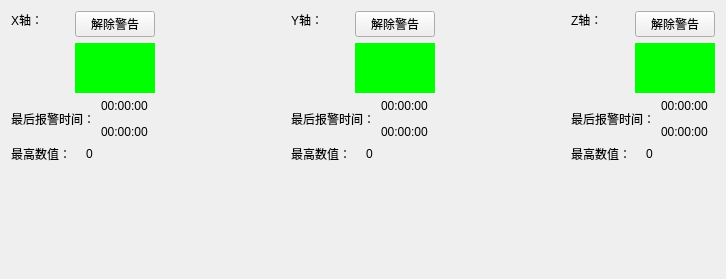
         <widget class="QWidget" name="tab_2">
          <attribute name="title">
           <string>自动监控模式</string>
          </attribute>
          <layout class="QGridLayout" name="gridLayout_10">
           <item row="0" column="0">
            <layout class="QGridLayout" name="gridLayout_3">
             <item row="0" column="0">
              <widget class="QLabel" name="label_7">
               <property name="text">
                <string>X轴：</string>
               </property>
              </widget>
             </item>
             <item row="0" column="2" rowspan="2">
              <layout class="QVBoxLayout" name="verticalLayout_11">
               <item>
                <widget class="QPushButton" name="pushButton">
                 <property name="text">
                  <string>解除警告</string>
                 </property>
                </widget>
               </item>
               <item>
                <widget class="QLabel" name="label_22">
                 <property name="minimumSize">
                  <size>
                   <width>50</width>
                   <height>50</height>
                  </size>
                 </property>
                 <property name="maximumSize">
                  <size>
                   <width>500</width>
                   <height>500</height>
                  </size>
                 </property>
                 <property name="styleSheet">
                  <string notr="true">background-color: rgb(0, 255, 0);</string>
                 </property>
                 <property name="text">
                  <string/>
                 </property>
                </widget>
               </item>
              </layout>
             </item>
             <item row="1" column="1">
              <spacer name="verticalSpacer">
               <property name="orientation">
                <enum>Qt::Vertical</enum>
               </property>
               <property name="sizeHint" stdset="0">
                <size>
                 <width>20</width>
                 <height>40</height>
                </size>
               </property>
              </spacer>
             </item>
             <item row="2" column="0" colspan="3">
              <layout class="QHBoxLayout" name="horizontalLayout_5">
               <item>
                <widget class="QLabel" name="label_6">
                 <property name="text">
                  <string>最后报警时间：</string>
                 </property>
                </widget>
               </item>
               <item>
                <widget class="QLabel" name="label_21">
                 <property name="text">
                  <string>&lt;html&gt;&lt;head/&gt;&lt;body&gt;&lt;p&gt;00:00:00 &lt;/p&gt;&lt;p&gt;00:00:00&lt;/p&gt;&lt;/body&gt;&lt;/html&gt;</string>
                 </property>
                </widget>
               </item>
              </layout>
             </item>
             <item row="3" column="0" colspan="3">
              <layout class="QHBoxLayout" name="horizontalLayout_21">
               <item>
                <widget class="QLabel" name="label_31">
                 <property name="text">
                  <string>最高数值：</string>
                 </property>
                </widget>
               </item>
               <item>
                <widget class="QLabel" name="label_32">
                 <property name="text">
                  <string>0</string>
                 </property>
                </widget>
               </item>
              </layout>
             </item>
            </layout>
           </item>
           <item row="0" column="1">
            <spacer name="horizontalSpacer_6">
             <property name="orientation">
              <enum>Qt::Horizontal</enum>
             </property>
             <property name="sizeHint" stdset="0">
              <size>
               <width>130</width>
               <height>20</height>
              </size>
             </property>
            </spacer>
           </item>
           <item row="0" column="2">
            <layout class="QGridLayout" name="gridLayout_8">
             <item row="2" column="0" colspan="3">
              <layout class="QHBoxLayout" name="horizontalLayout_19">
               <item>
                <widget class="QLabel" name="label_25">
                 <property name="text">
                  <string>最后报警时间：</string>
                 </property>
                </widget>
               </item>
               <item>
                <widget class="QLabel" name="label_26">
                 <property name="text">
                  <string>&lt;html&gt;&lt;head/&gt;&lt;body&gt;&lt;p&gt;00:00:00 &lt;/p&gt;&lt;p&gt;00:00:00&lt;/p&gt;&lt;/body&gt;&lt;/html&gt;</string>
                 </property>
                </widget>
               </item>
              </layout>
             </item>
             <item row="1" column="1">
              <spacer name="verticalSpacer_2">
               <property name="orientation">
                <enum>Qt::Vertical</enum>
               </property>
               <property name="sizeHint" stdset="0">
                <size>
                 <width>20</width>
                 <height>40</height>
                </size>
               </property>
              </spacer>
             </item>
             <item row="0" column="0">
              <widget class="QLabel" name="label_23">
               <property name="text">
                <string>Y轴：</string>
               </property>
              </widget>
             </item>
             <item row="0" column="2" rowspan="2">
              <layout class="QVBoxLayout" name="verticalLayout_12">
               <item>
                <widget class="QPushButton" name="pushButton_2">
                 <property name="text">
                  <string>解除警告</string>
                 </property>
                </widget>
               </item>
               <item>
                <widget class="QLabel" name="label_24">
                 <property name="minimumSize">
                  <size>
                   <width>50</width>
                   <height>50</height>
                  </size>
                 </property>
                 <property name="maximumSize">
                  <size>
                   <width>100</width>
                   <height>500</height>
                  </size>
                 </property>
                 <property name="styleSheet">
                  <string notr="true">background-color: rgb(0, 255, 0);</string>
                 </property>
                 <property name="text">
                  <string/>
                 </property>
                </widget>
               </item>
              </layout>
             </item>
             <item row="3" column="0" colspan="3">
              <layout class="QHBoxLayout" name="horizontalLayout_22">
               <item>
                <widget class="QLabel" name="label_33">
                 <property name="text">
                  <string>最高数值：</string>
                 </property>
                </widget>
               </item>
               <item>
                <widget class="QLabel" name="label_34">
                 <property name="text">
                  <string>0</string>
                 </property>
                </widget>
               </item>
              </layout>
             </item>
            </layout>
           </item>
           <item row="0" column="3">
            <spacer name="horizontalSpacer_7">
             <property name="orientation">
              <enum>Qt::Horizontal</enum>
             </property>
             <property name="sizeHint" stdset="0">
              <size>
               <width>130</width>
               <height>20</height>
              </size>
             </property>
            </spacer>
           </item>
           <item row="0" column="4">
            <layout class="QGridLayout" name="gridLayout_9">
             <item row="1" column="1">
              <spacer name="verticalSpacer_3">
               <property name="orientation">
                <enum>Qt::Vertical</enum>
               </property>
               <property name="sizeHint" stdset="0">
                <size>
                 <width>20</width>
                 <height>40</height>
                </size>
               </property>
              </spacer>
             </item>
             <item row="2" column="0" colspan="3">
              <layout class="QHBoxLayout" name="horizontalLayout_20">
               <item>
                <widget class="QLabel" name="label_29">
                 <property name="text">
                  <string>最后报警时间：</string>
                 </property>
                </widget>
               </item>
               <item>
                <widget class="QLabel" name="label_30">
                 <property name="text">
                  <string>&lt;html&gt;&lt;head/&gt;&lt;body&gt;&lt;p&gt;00:00:00 &lt;/p&gt;&lt;p&gt;00:00:00&lt;/p&gt;&lt;/body&gt;&lt;/html&gt;</string>
                 </property>
                </widget>
               </item>
              </layout>
             </item>
             <item row="0" column="0">
              <widget class="QLabel" name="label_27">
               <property name="text">
                <string>Z轴：</string>
               </property>
              </widget>
             </item>
             <item row="0" column="2" rowspan="2">
              <layout class="QVBoxLayout" name="verticalLayout_13">
               <item>
                <widget class="QPushButton" name="pushButton_3">
                 <property name="text">
                  <string>解除警告</string>
                 </property>
                </widget>
               </item>
               <item>
                <widget class="QLabel" name="label_28">
                 <property name="minimumSize">
                  <size>
                   <width>50</width>
                   <height>50</height>
                  </size>
                 </property>
                 <property name="maximumSize">
                  <size>
                   <width>500</width>
                   <height>500</height>
                  </size>
                 </property>
                 <property name="styleSheet">
                  <string notr="true">background-color: rgb(0, 255, 0);</string>
                 </property>
                 <property name="text">
                  <string/>
                 </property>
                </widget>
               </item>
              </layout>
             </item>
             <item row="3" column="0" colspan="3">
              <layout class="QHBoxLayout" name="horizontalLayout_23">
               <item>
                <widget class="QLabel" name="label_35">
                 <property name="text">
                  <string>最高数值：</string>
                 </property>
                </widget>
               </item>
               <item>
                <widget class="QLabel" name="label_36">
                 <property name="text">
                  <string>0</string>
                 </property>
                </widget>
               </item>
              </layout>
             </item>
            </layout>
           </item>
           <item row="1" column="0">
            <spacer name="verticalSpacer_4">
             <property name="orientation">
              <enum>Qt::Vertical</enum>
             </property>
             <property name="sizeHint" stdset="0">
              <size>
               <width>20</width>
               <height>105</height>
              </size>
             </property>
            </spacer>
           </item>
           <item row="1" column="2">
            <spacer name="verticalSpacer_5">
             <property name="orientation">
              <enum>Qt::Vertical</enum>
             </property>
             <property name="sizeHint" stdset="0">
              <size>
               <width>20</width>
               <height>105</height>
              </size>
             </property>
            </spacer>
           </item>
           <item row="1" column="4">
            <spacer name="verticalSpacer_6">
             <property name="orientation">
              <enum>Qt::Vertical</enum>
             </property>
             <property name="sizeHint" stdset="0">
              <size>
               <width>20</width>
               <height>105</height>
              </size>
             </property>
            </spacer>
           </item>
          </layout>
         </widget>
